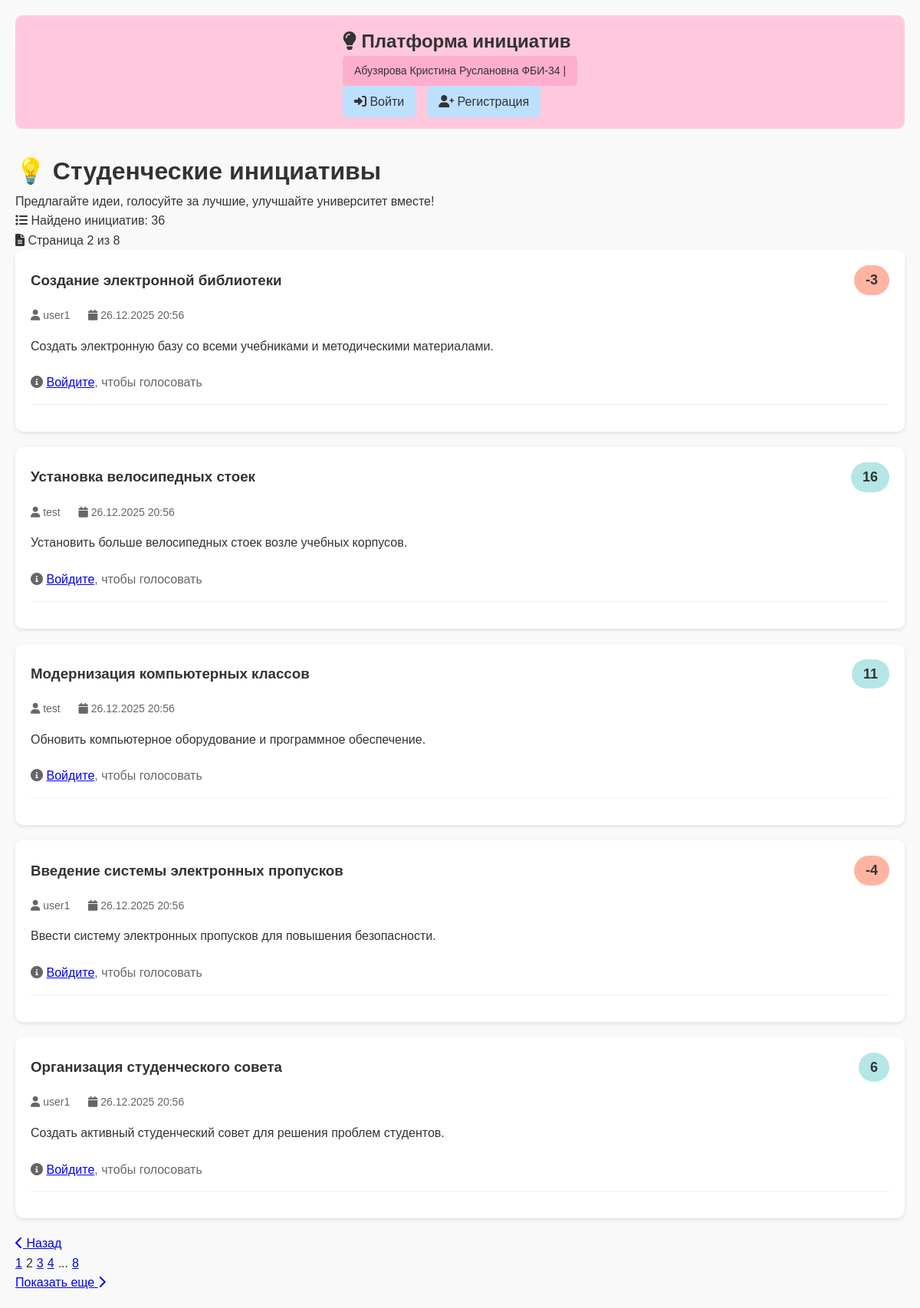
Screenshot of /?page=2 with the database file from the repository.
### app.py (models this page shows, shortened)
class Initiative(db.Model):
    id = db.Column(db.Integer, primary_key=True)
    title = db.Column(db.String(200), nullable=False)
    content = db.Column(db.Text, nullable=False)
    created_at = db.Column(db.DateTime, default=datetime.utcnow)
    score = db.Column(db.Integer, default=0)
    user_id = db.Column(db.Integer, db.ForeignKey('user.id'), nullable=False)
    author = db.relationship('User', backref='initiatives')

class User(db.Model):
    id = db.Column(db.Integer, primary_key=True)
    username = db.Column(db.String(80), unique=True, nullable=False)
    password_hash = db.Column(db.String(200), nullable=False)
    is_admin = db.Column(db.Boolean, default=False)
    created_at = db.Column(db.DateTime, default=datetime.utcnow)

### app.py (the view)
@app.route('/')
def index():
    page = request.args.get('page', 1, type=int)
    initiatives_query = Initiative.query.order_by(
        Initiative.created_at.desc()
    ).paginate(
        page=page,
        per_page=app.config['INITIATIVES_PER_PAGE'],
        error_out=False
    )
    current_user = get_current_user()
    user_votes = {}
    if current_user:
        votes = Vote.query.filter_by(user_id=current_user.id).all()
        for vote in votes:
            user_votes[vote.initiative_id] = vote.value
    initiatives_data = []
    for initiative in initiatives_query.items:
        initiatives_data.append({
            'id': initiative.id,
            'title': initiative.title,
            'content': initiative.content,
            'score': initiative.score,
            'created_at': initiative.created_at,
            'author': initiative.author,
            'author_id': initiative.user_id,
            'user_vote': user_votes.get(initiative.id)
        })
    return render_template('index.html',
                         initiatives=initiatives_data,
                         pagination=initiatives_query,
                         current_user=current_user,
                         student_info=STUDENT_INFO)

### app.py (called while the page is built)
def get_current_user():
    if 'user_id' in session:
        return User.query.get(session['user_id'])
    return None

### templates/index.html (shortened to what this page needs)
{% extends "base.html" %}
{% block content %}
<div class="page-header">
    <h1>💡 Студенческие инициативы</h1>
    <p>Предлагайте идеи, голосуйте за лучшие, улучшайте университет вместе!</p>
</div>
{% if initiatives %}
    <div class="initiatives-count">
        <p><i class="fas fa-list"></i> Найдено инициатив: {{ pagination.total }}</p>
        {% if pagination.pages > 1 %}
        <p><i class="fas fa-file-alt"></i> Страница {{ pagination.page }} из {{ pagination.pages }}</p>
        {% endif %}
    </div>
    {% for initiative in initiatives %}
    <div class="initiative-card">
        <div class="initiative-header">
            <h3>{{ initiative.title }}</h3>
            <div class="score {{ 'positive' if initiative.score >= 0 else 'negative' }}">
                {{ initiative.score }}
            </div>
        </div>
        <div class="initiative-meta">
            <span><i class="fas fa-user"></i> {{ initiative.author.username }}</span>
            <span><i class="fas fa-calendar"></i> {{ initiative.created_at.strftime('%d.%m.%Y %H:%M') }}</span>
        </div>
        <div class="initiative-content">
            {{ initiative.content }}
        </div>
        <div class="vote-buttons">
            {% if current_user %}
                <a href="{{ url_for('vote', initiative_id=initiative.id, value=1, page=pagination.page) }}"
                   class="btn-vote upvote {% if initiative.user_vote == 1 %}active{% endif %}">
                    <i class="fas fa-thumbs-up"></i>
                    Поддержать
                    {% if initiative.user_vote == 1 %}<span style="margin-left: 5px;">✓</span>{% endif %}
                </a>
                <a href="{{ url_for('vote', initiative_id=initiative.id, value=-1, page=pagination.page) }}"
                   class="btn-vote downvote {% if initiative.user_vote == -1 %}active{% endif %}">
                    <i class="fas fa-thumbs-down"></i>
                    Против
                    {% if initiative.user_vote == -1 %}<span style="margin-left: 5px;">✓</span>{% endif %}
                </a>
            {% else %}
                <p style="color: #666; flex: 1;">
                    <i class="fas fa-info-circle"></i>
                    <a href="{{ url_for('login') }}">Войдите</a>, чтобы голосовать
                </p>
            {% endif %}
        </div>
        <div class="action-buttons">
        </div>
    </div>
    {% endfor %}
    {% if pagination.pages > 1 %}
    <div class="pagination">
        {% if pagination.has_prev %}
        <a href="{{ url_for('index', page=pagination.prev_num) }}" class="page-link">
            <i class="fas fa-chevron-left"></i> Назад
        </a>
        {% endif %}
        <div style="display: flex; gap: 5px;">
            {% for page_num in pagination.iter_pages(left_edge=1, right_edge=1, left_current=1, right_current=2) %}
                {% if page_num %}
                    {% if page_num == pagination.page %}
                    <span class="page-number active">{{ page_num }}</span>
                    {% else %}
                    <a href="{{ url_for('index', page=page_num) }}" class="page-number">{{ page_num }}</a>
                    {% endif %}
                {% else %}
                <span>...</span>
                {% endif %}
            {% endfor %}
        </div>
        {% if pagination.has_next %}
        <a href="{{ url_for('index', page=pagination.next_num) }}" class="page-link">
            Показать еще <i class="fas fa-chevron-right"></i>
        </a>
        {% endif %}
    </div>
    {% endif %}
{% endif %}
{% endblock %}

### static/css/style.css (style rules this page uses)
* { margin: 0; padding: 0; box-sizing: border-box; }
body { font-family: Arial, sans-serif; line-height: 1.6; color: #333; background-color: #f9f9f9; padding: 20px; }
.initiative-card { background: white; padding: 20px; margin-bottom: 20px; border-radius: 10px; box-shadow: 0 2px 5px rgba(0,0,0,0.1); }
.initiative-header { display: flex; justify-content: space-between; align-items: center; margin-bottom: 15px; }
.initiative-header h3 { color: #333; flex: 1; }
.score { padding: 5px 15px; border-radius: 20px; font-weight: bold; font-size: 18px; }
.score.positive { background: #b5e6e6; color: #333; }
.score.negative { background: #ffb4a2; color: #333; }
.initiative-meta { color: #666; margin-bottom: 15px; font-size: 14px; }
.initiative-meta span { margin-right: 20px; }
.initiative-content { margin-bottom: 20px; line-height: 1.8; }
.action-buttons { display: flex; gap: 10px; margin-top: 15px; padding-top: 15px; border-top: 1px solid #eee; }

### rows the page displays
Initiative: title "Создание электронной библиотеки", score "-3", author.username "user1", created_at "26.12.2025 20:56", content "Создать электронную базу со всеми учебниками и методическими материалами."
Initiative: title "Установка велосипедных стоек", score "16", author.username "test", created_at "26.12.2025 20:56", content "Установить больше велосипедных стоек возле учебных корпусов."
Initiative: title "Модернизация компьютерных классов", score "11", author.username "test", created_at "26.12.2025 20:56", content "Обновить компьютерное оборудование и программное обеспечение."
Initiative: title "Введение системы электронных пропусков", score "-4", author.username "user1", created_at "26.12.2025 20:56", content "Ввести систему электронных пропусков для повышения безопасности."
Initiative: title "Организация студенческого совета", score "6", author.username "user1", created_at "26.12.2025 20:56", content "Создать активный студенческий совет для решения проблем студентов."

### other values shown
{{ student_info.name }} "Абузярова Кристина Руслановна ФБИ-34"
{{ pagination.total }} "36"
{{ pagination.page }} "2"
{{ pagination.pages }} "8"
{{ page_num }} "1" "3" "4" "8"
{{ page_num }} "2"
